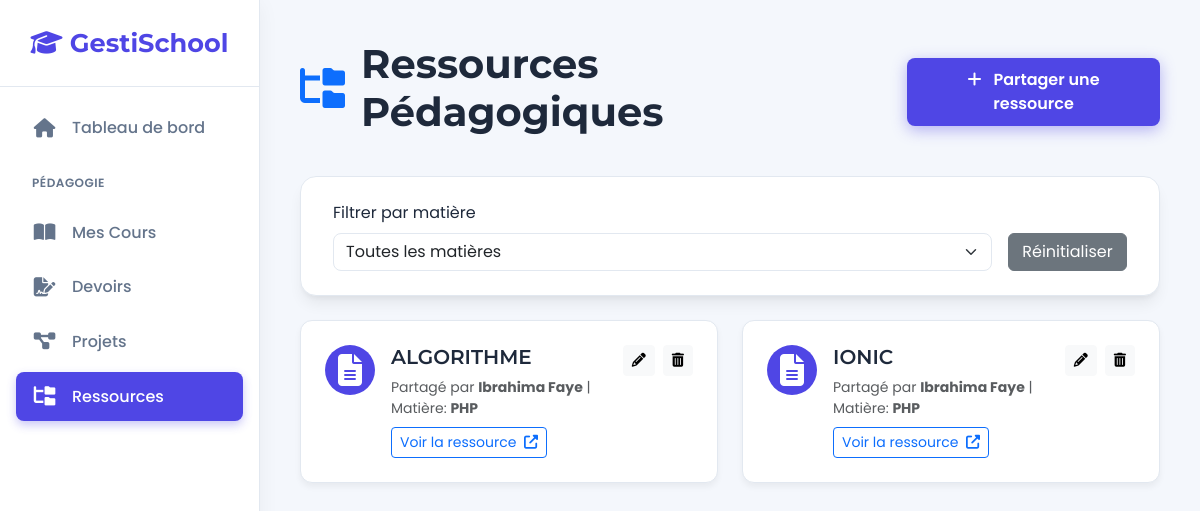
The app's page /enseignant/pedagogie/ressources.php (signed in) with its own data.
### tables this page shows
CREATE TABLE IF NOT EXISTS `cours` (
  `id` int NOT NULL AUTO_INCREMENT,
  `titre` varchar(255) DEFAULT NULL,
  `matiere_id` int DEFAULT NULL,
  `classe_id` int DEFAULT NULL,
  `enseignant_id` int DEFAULT NULL,
  `fichier_path` varchar(255) DEFAULT NULL,
  `type_fichier` enum('pdf','doc','ppt','video','lien','autre') DEFAULT NULL,
  `date_publication` datetime DEFAULT CURRENT_TIMESTAMP,
  `annee_id` int DEFAULT NULL,
  PRIMARY KEY (`id`),
  KEY `matiere_id` (`matiere_id`),
  KEY `classe_id` (`classe_id`),
  KEY `enseignant_id` (`enseignant_id`),
  KEY `annee_id` (`annee_id`)
);

CREATE TABLE IF NOT EXISTS `matieres` (
  `id` int NOT NULL AUTO_INCREMENT,
  `code` varchar(20) DEFAULT NULL,
  `nom` varchar(100) DEFAULT NULL,
  `coefficient` int DEFAULT '1',
  `heures_annuelles` int DEFAULT '60',
  `cycle_id` int DEFAULT NULL,
  PRIMARY KEY (`id`),
  UNIQUE KEY `code` (`code`),
  KEY `cycle_id` (`cycle_id`)
);

### enseignant/pedagogie/ressources.php (the view, shortened to what this page needs)
<?php
require_once '../../config/db.php';
$enseignant_id = $_SESSION['user_id'];
try {
    $sql_ressources = "SELECT c.*, m.nom as matiere_nom, CONCAT(u.prenom, ' ', u.nom) as enseignant_nom FROM cours c JOIN matieres m ON c.matiere_id = m.id JOIN utilisateurs u ON c.enseignant_id = u.id";
    $params = [];
    $sql_ressources .= " ORDER BY c.date_publication DESC";
    $stmt_ressources = $pdo->prepare($sql_ressources);
    $stmt_ressources->execute($params);
    $ressources = $stmt_ressources->fetchAll();
} catch (PDOException $e) {
    $error_db = "Erreur : " . $e->getMessage();
    $ressources = $matieres = [];
}
?>
<!DOCTYPE html>
<html lang="fr">
<head>
    <link href="https://cdn.jsdelivr.net/npm/bootstrap@5.3.3/dist/css/bootstrap.min.css" rel="stylesheet">
    <link rel="stylesheet" href="https://cdnjs.cloudflare.com/ajax/libs/font-awesome/6.5.2/css/all.min.css">
</head>
<body>
<div class="page-wrapper">
    <aside id="sidebar">
        <div class="sidebar-header"><a href="../dashboard.php" class="logo"><i class="fas fa-graduation-cap"></i> GestiSchool</a></div>
        <nav class="sidebar-nav">
            <ul class="nav flex-column">
                <li class="nav-item"><a class="nav-link" href="../dashboard.php"><i class="fas fa-home"></i> Tableau de bord</a></li>
                <li class="nav-category">Pédagogie</li>
                <li class="nav-item"><a class="nav-link" href="cours.php"><i class="fas fa-book-open"></i> Mes Cours</a></li>
                <li class="nav-item"><a class="nav-link" href="devoirs.php"><i class="fas fa-file-signature"></i> Devoirs</a></li>
                <li class="nav-item"><a class="nav-link" href="projets.php"><i class="fas fa-project-diagram"></i> Projets</a></li>
                <li class="nav-item"><a class="nav-link active" href="ressources.php"><i class="fas fa-folder-tree"></i> Ressources</a></li>
            </ul>
        </nav>
    </aside>
    <main id="main-content">
        <header class="main-header">
            <h1 class="d-flex align-items-center"><i class="fas fa-folder-tree me-3 text-primary"></i> Ressources Pédagogiques</h1>
            <button class="btn btn-primary-glow" data-bs-toggle="modal" data-bs-target="#resourceModal" id="add-resource-btn"><i class="fas fa-plus me-2"></i> Partager une ressource</button>
        </header>
        <div class="content-card mb-4">
            <form method="GET" action="ressources.php" class="row g-3">
                <div class="col-md-10"><label class="form-label">Filtrer par matière</label><select class="form-select" name="matiere_id" onchange="this.form.submit()"><option value="">Toutes les matières</option></select></div>
                <div class="col-md-2 d-flex align-items-end"><a href="ressources.php" class="btn btn-secondary w-100">Réinitialiser</a></div>
            </form>
        </div>
        <div class="row g-4">
            <?php if (empty($ressources)): ?>
                <div class="col-12"><p class="text-center text-muted mt-5">Aucune ressource partagée pour cette sélection.</p></div>
            <?php else: ?>
                <?php foreach ($ressources as $res):
                    $icon = 'fa-file-alt'; $link = '#'; $target = '';
                    if ($res['type_fichier'] === 'lien') { $icon = 'fa-link'; $link = htmlspecialchars($res['fichier_path']); $target = '_blank'; }
                    elseif ($res['type_fichier'] === 'video') { $icon = 'fa-video'; $link = htmlspecialchars($res['fichier_path']); $target = '_blank'; }
                    elseif (in_array($res['type_fichier'], ['pdf', 'doc', 'ppt'])) {
                         $icon = 'fa-file-' . $res['type_fichier'];
                         $link = '../../' . htmlspecialchars($res['fichier_path']);
                         $target = '_blank';
                    } else { $link = '../../' . htmlspecialchars($res['fichier_path']); $target = '_blank'; }
                ?>
                <div class="col-md-6">
                    <div class="resource-card">
                        <div class="d-flex align-items-start">
                            <div class="resource-icon me-3"><i class="fas <?= $icon ?>"></i></div>
                            <div class="flex-grow-1">
                                <h5><?= htmlspecialchars($res['titre']) ?></h5>
                                <p class="text-muted small mb-2">Partagé par <strong><?= htmlspecialchars($res['enseignant_nom']) ?></strong> | Matière: <strong><?= htmlspecialchars($res['matiere_nom']) ?></strong></p>
                                <a href="<?= $link ?>" class="btn btn-sm btn-outline-primary" target="<?= $target ?>">Voir la ressource <i class="fas fa-external-link-alt ms-1"></i></a>
                            </div>
                            <?php if ($res['enseignant_id'] == $enseignant_id): ?>
                            <div class="d-flex gap-2">
                                <button class="btn btn-sm btn-light edit-btn" data-bs-toggle="modal" data-bs-target="#resourceModal" data-resource='<?= json_encode($res) ?>'><i class="fas fa-pencil-alt"></i></button>
                                <button class="btn btn-sm btn-light delete-btn" data-id="<?= $res['id'] ?>"><i class="fas fa-trash-alt"></i></button>
                            </div>
                            <?php endif; ?>
                        </div>
                    </div>
                </div>
                <?php endforeach; ?>
            <?php endif; ?>
        </div>
    </main>
</div>
</body>
</html>

### enseignant/pedagogie/ressources.php (style rules this page uses)
:root { --bg-main: #f4f7fc; --sidebar-bg: #ffffff; --card-bg: #ffffff; --primary: #4f46e5; --secondary: #64748b; --accent: #10b981; --text-dark: #1e293b; --text-light: #64748b; --border-color: #e2e8f0; --font-body: 'Poppins', sans-serif; --font-title: 'Montserrat', sans-serif; }
body { font-family: var(--font-body); background-color: var(--bg-main); color: var(--text-dark); }
.page-wrapper { display: flex; min-height: 100vh; }
#sidebar { width: 260px; position: fixed; top: 0; left: 0; height: 100vh; z-index: 1000; background: var(--sidebar-bg); border-right: 1px solid var(--border-color); box-shadow: 0 4px 20px rgba(0,0,0,0.05); display: flex; flex-direction: column; transition: all 0.3s ease; }
.sidebar-header { padding: 1.5rem; text-align: center; border-bottom: 1px solid var(--border-color); }
.sidebar-header .logo { font-family: var(--font-title); font-size: 1.6rem; color: var(--primary); font-weight: 700; text-decoration: none; }
.sidebar-nav { padding: 1rem; flex-grow: 1; overflow-y: auto; }
.nav-category { font-size: 0.75rem; color: var(--text-light); text-transform: uppercase; padding: 1rem; font-weight: 600; letter-spacing: 0.5px; }
.nav-link { display: flex; align-items: center; padding: 0.8rem 1rem; color: var(--secondary); text-decoration: none; border-radius: 8px; margin-bottom: 5px; font-weight: 500; transition: all 0.3s ease; }
.nav-link i { width: 25px; margin-right: 15px; text-align: center; font-size: 1.2rem; transition: all 0.3s ease; }
.nav-link.active { background: var(--primary); color: #fff; box-shadow: 0 4px 10px rgba(79, 70, 229, 0.3); }
#main-content { margin-left: 260px; width: calc(100% - 260px); padding: 2.5rem; }
.main-header { display: flex; justify-content: space-between; align-items: center; margin-bottom: 2rem; }
.main-header h1 { font-family: var(--font-title); font-weight: 700; }
.content-card { background: var(--card-bg); border: 1px solid var(--border-color); border-radius: 16px; padding: 1.5rem 2rem; box-shadow: 0 10px 15px -3px rgba(0,0,0,0.07), 0 4px 6px -2px rgba(0,0,0,0.05); animation: fadeIn 0.6s ease-out forwards; }
.btn-primary-glow { background-color: var(--primary); color: #fff; border: none; border-radius: 8px; padding: 0.6rem 1.2rem; font-weight: 600; transition: all 0.3s ease; box-shadow: 0 4px 15px rgba(79, 70, 229, 0.4); }
.form-control, .form-select { border-radius: 8px; border-color: var(--border-color); }
.resource-card { background: var(--card-bg); border: 1px solid var(--border-color); border-radius: 12px; padding: 1.5rem; transition: all 0.3s ease; box-shadow: 0 4px 6px rgba(0,0,0,0.05); }
.resource-icon { font-size: 2rem; width: 50px; height: 50px; border-radius: 50%; display: grid; place-items: center; background: var(--primary); color: #fff; flex-shrink: 0; }
.resource-card h5 { font-family: var(--font-title); font-weight: 600; }

### records on screen
cours: titre "ALGORITHME", enseignant_nom "Ibrahima Faye", matiere.nom "PHP"
cours: titre "IONIC", enseignant_nom "Ibrahima Faye", matiere.nom "PHP"
